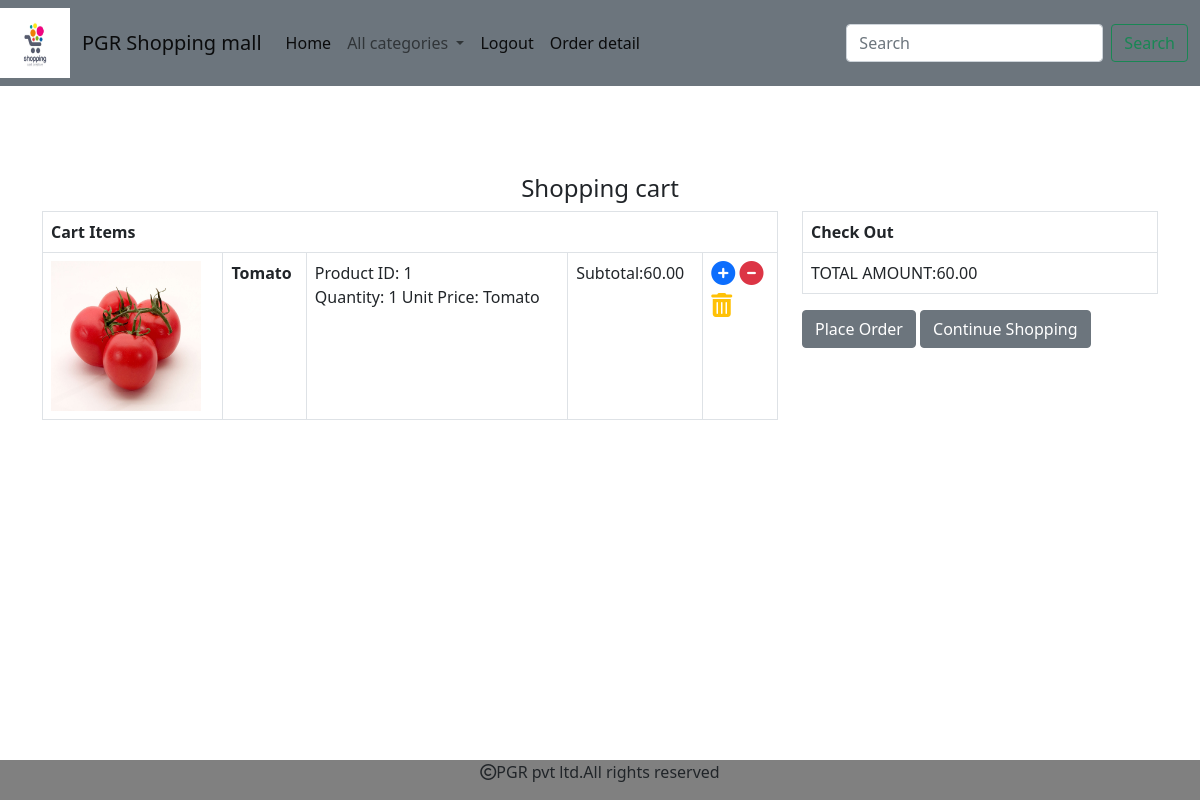
The app's page /cart/cartview (signed in) with its own data.
### cart/models.py (models this page shows)
class cart(models.Model):
    product=models.ForeignKey(product,on_delete=models.CASCADE)
    user=models.ForeignKey(User,on_delete=models.CASCADE)
    quantity=models.IntegerField()
    date_added=models.DateTimeField(auto_now_add=True)
    def subtotal(self):
        return self.quantity*self.product.price
    def __str__(self):
        return self.product.name

### shop/models.py (models this page shows, shortened)
class product(models.Model):
    name=models.CharField(max_length=20)
    desc=models.TextField()
    image = models.ImageField(upload_to='media/image', null=True, blank=True)
    price=models.DecimalField(max_digits=10,decimal_places=2)
    stock=models.IntegerField()
    available=models.BooleanField(default=True)
    created=models.DateTimeField(auto_now_add=True)#one time
    update=models.DateTimeField(auto_now=True)# every time we updated record
    category=models.ForeignKey(category,on_delete=models.CASCADE)

### cart/views.py (the view)
# urls.py: path('cartview',views.cartview,name='cartview'),
@login_required
def cartview(request):
    u=request.user
    c=cart.objects.filter(user=u)
    total=0
    for i in c:
        total=total + i.quantity*i.product.price
    return render(request,'cart.html',{'c':c,'total':total})

### cart/context_processors.py (called while the page is built)
def total (request):
    u=request.user
    count=0
    if request.user.is_authenticated:
        try:
            item=cart.objects.filter(user=u)
            for i in item:
                count=count+i.quantity
        except:
            count=0
    return {'count':count}

### shop/context_processors.py (called while the page is built)
def links(request):
    c=category.objects.all()
    return {'links':c}

### template/cart.html (shortened to what this page needs)
{% extends 'base.html' %}
{% load static %}
{% block content %}
<br>
<br>
<br>
<div class="container mt-3">
    <h4 class="text-center">Shopping cart</h4>
    <div class="row">
        <div class="col-md-8">
            <table class="table table-bordered border-2">
                <tr>
                    <th colspan="6">Cart Items</th>
                </tr>
                {% for i in c %}
                <tr>
                   <td><img src="{{ i.product.image.url }}" height="150px;" width="150px;"></td>
                    <td><b>{{i.product.name}}</b></td>
                    <td>Product ID: {{i.product.id}}<br>
                    Quantity: {{i.quantity}}
                    Unit Price: {{i}}</td>
                    <td>Subtotal:{{i.subtotal}}</td>
                    <td>
                         {% if i.product.stock > 0 %}
                        <a href="{% url 'cart:addtocart' i.product.id %}" ><i class="fa-solid fa-circle-plus h4 text-sucess"></i></a>
                        <a href="{% url 'cart:cartremove' i.product.id %}"> <i class="fa-solid fa-circle-minus h4 text-danger"></i></a><br>
                        <a href="{% url 'cart:delete' i.product.id %}"> <i class="fa-solid fa-trash-can h4 text-warning"></i></a>
                        {% else %}
                          <a href="{% url 'cart:cartremove' i.product.id %}"> <i class="fa-solid fa-circle-minus h4 text-danger"></i></a><br>
                        <a href="{% url 'cart:delete' i.product.id %}"> <i class="fa-solid fa-trash-can h4 text-warning"></i></a>
                        {% endif %}
                    </td>
                </tr>
                {% endfor %}
            </table>
        </div>
        <div class="col-md-4">
            <table class="table table-bordered">
                <tr>
                    <th colspan="4">Check Out</th>
                </tr>
                <tr>
                    <td colspan="4">TOTAL AMOUNT:{{total}}</td>
                </tr>
            </table>
            <a class="btn btn-secondary" href="{% url 'cart:order_form' %}">Place Order</a>
            <a class="btn btn-secondary " href="{% url 'shop:allcat' %}">Continue Shopping</a>
        </div>
    </div>
</div>
{% endblock %}

### static/css/style.css (style rules this page uses)
body { background-color:white; }

### records on screen
cart: product.image (picture), product.name "Tomato", product.id "1", quantity "1", subtotal "60.00"

### other values on screen
{{ total }} "60.00"
